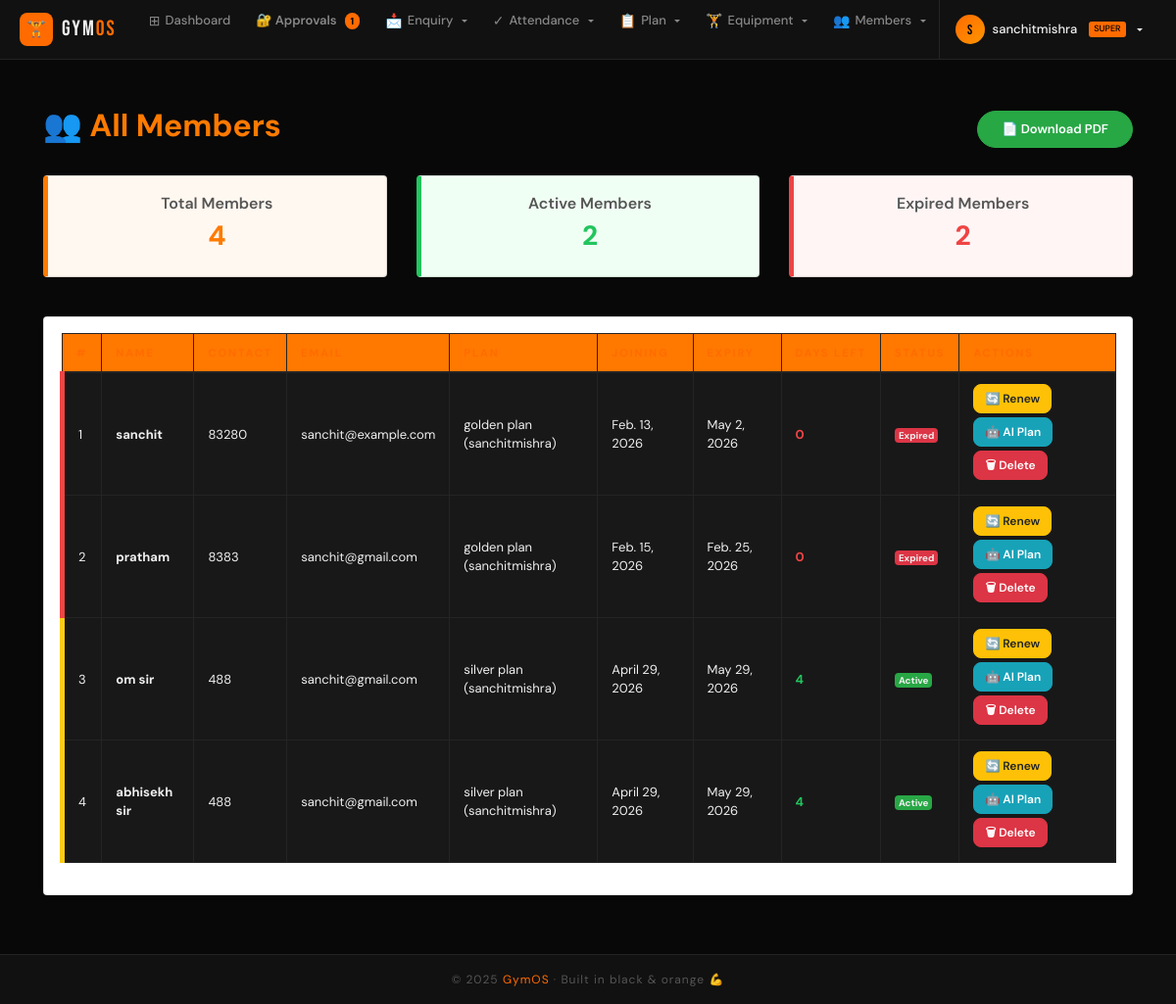
The app's page /view_member/ (signed in) with its own data.
### djangogym1/models.py (models this page shows, shortened)
class Member(models.Model):
    user = models.ForeignKey(User, on_delete=models.CASCADE)
    member_user = models.OneToOneField(
        User, on_delete=models.CASCADE, null=True, blank=True, related_name='member_profile'
    )
    name = models.CharField(max_length=100)
    contact = models.CharField(max_length=15)
    email = models.EmailField()
    age = models.IntegerField(null=True, blank=True)
    gender = models.CharField(max_length=10, null=True, blank=True)
    status = models.CharField(max_length=10, default="Active")
    joining_date = models.DateField(default=timezone.now)
    expiry_date = models.DateField(default=timezone.now)
    plan = models.ForeignKey(Plan, on_delete=models.SET_NULL, null=True, blank=True)
    initial_amount = models.IntegerField(default=0)
    height = models.FloatField(blank=True, null=True)
    weight = models.FloatField(blank=True, null=True)
    goal_weight = models.FloatField(blank=True, null=True)
    activity_level = models.CharField(max_length=20, default="moderate")
    health_issue = models.TextField(blank=True, null=True)
    ai_diet_plan = models.TextField(blank=True, null=True)
    ai_workout_plan = models.TextField(blank=True, null=True)
    profile_image = models.ImageField(upload_to='member_profiles/', null=True, blank=True)
    first_login = models.BooleanField(default=True)
    ROLE_CHOICES = (
    ("ADMIN", "Admin"),
    ("TRAINER", "Trainer"),
    ("MEMBER", "Member"),
)
    role = models.CharField(max_length=10, choices=ROLE_CHOICES, default="MEMBER")
    fitness_goal = models.CharField(max_length=100, blank=True, null=True)
    diet_type = models.CharField(max_length=100, blank=True, null=True)

class Plan(models.Model):
    user = models.ForeignKey(User, on_delete=models.CASCADE, null=True, blank=True, related_name='plans')
    name = models.CharField(max_length=100)
    amount = models.IntegerField()
    duration = models.CharField(max_length=60)
    description = models.TextField(blank=True, null=True)
    def __str__(self):
        owner = self.user.username if self.user else "NoOwner"
        return f"{self.name} ({owner})"

### djangogym1/views.py (the view)
# urls.py: path('view_member/', views.View_Member, name='view_member'),
def View_Member(request):
    if not request.user.is_staff:
        return redirect('login')
    today = date.today()
    members = Member.objects.filter(user=request.user)
    for member in members:
        member.days_left = max((member.expiry_date - today).days, 0)
        member.status = "Expired" if member.expiry_date < today else "Active"
    context = {
        'members': members,
        'active_count': sum(1 for m in members if m.status == "Active"),
        'expired_count': sum(1 for m in members if m.status == "Expired"),
        'total_count': members.count(),
    }
    return render(request, 'view_member.html', context)

### djangogym1/context_processors.py (called while the page is built)
def pending_count(request):
    if request.user.is_authenticated and request.user.is_superuser:
        count = AdminProfile.objects.filter(is_approved=False).count()
        return {'pending_count': count}
    return {'pending_count': 0}

### djangogym1/templates/view_member.html (shortened to what this page needs)
{% extends 'navigationbar.html' %}
{% block body %}
<div class="container-fluid mt-4 px-4">
    <div class="d-flex justify-content-between align-items-center mb-4 flex-wrap">
        <h2 style="color: #ff7a00; font-weight: 700;">👥 All Members</h2>
        <a href="{% url 'download_members_pdf' %}" class="btn btn-success rounded-pill px-4 py-2 fw-bold">
            📄 Download PDF
        </a>
    </div>
    <div class="row mb-4">
        <div class="col-md-4 mb-3">
            <div class="card text-center p-3" style="border-left: 5px solid #ff7a00; background: #fff8f0;">
                <p style="color: #555; font-weight: 600; margin-bottom: 4px;">Total Members</p>
                <h3 style="color: #ff7a00; font-weight: 800;">{{ total_count }}</h3>
            </div>
        </div>
        <div class="col-md-4 mb-3">
            <div class="card text-center p-3" style="border-left: 5px solid #22c55e; background: #f0fff4;">
                <p style="color: #555; font-weight: 600; margin-bottom: 4px;">Active Members</p>
                <h3 style="color: #22c55e; font-weight: 800;">{{ active_count }}</h3>
            </div>
        </div>
        <div class="col-md-4 mb-3">
            <div class="card text-center p-3" style="border-left: 5px solid #ef4444; background: #fff5f5;">
                <p style="color: #555; font-weight: 600; margin-bottom: 4px;">Expired Members</p>
                <h3 style="color: #ef4444; font-weight: 800;">{{ expired_count }}</h3>
            </div>
        </div>
    </div>
    <div class="card p-3 shadow-sm">
        <div class="table-responsive">
            <table id="membersTable" class="table align-middle table-bordered table-hover">
                <thead style="background: #ff7a00; color: white;">
                    <tr>
                        <th>#</th>
                        <th>Name</th>
                        <th>Contact</th>
                        <th>Email</th>
                        <th>Plan</th>
                        <th>Joining</th>
                        <th>Expiry</th>
                        <th>Days Left</th>
                        <th>Status</th>
                        <th>Actions</th>
                    </tr>
                </thead>
                <tbody>
                    {% for member in members %}
                    <tr class="{% if member.status == 'Expired' %}table-danger-custom{% elif member.days_left <= 7 %}table-warning-custom{% endif %}">
                        <td>{{ forloop.counter }}</td>
                        <td><strong>{{ member.name }}</strong></td>
                        <td>{{ member.contact }}</td>
                        <td>{{ member.email }}</td>
                        <td>{{ member.plan }}</td>
                        <td>{{ member.joining_date }}</td>
                        <td>{{ member.expiry_date }}</td>
                        <td>
                            {% if member.status == 'Expired' %}
                                <span style="color: #ef4444; font-weight: 700;">0</span>
                            {% else %}
                                <span style="color: #22c55e; font-weight: 700;">{{ member.days_left }}</span>
                            {% endif %}
                        </td>
                        <td>
                            {% if member.status == 'Expired' %}
                                <span class="badge bg-danger">Expired</span>
                            {% else %}
                                <span class="badge bg-success">Active</span>
                            {% endif %}
                        </td>
                        <td>
                            <a href="{% url 'edit_member' member.id %}" class="btn btn-warning btn-sm mb-1">🔄 Renew</a>
                            <a href="{% url 'generate_ai_plan' member.id %}" class="btn btn-info btn-sm mb-1">🤖 AI Plan</a>
                            <a href="{% url 'delete_member' member.id %}" class="btn btn-danger btn-sm mb-1"
                               onclick="return confirm('Delete {{ member.name }}?')">🗑 Delete</a>
                        </td>
                    </tr>
                    {% empty %}
                    <tr>
                        <td colspan="10" class="text-center text-muted py-4">No members found.</td>
                    </tr>
                    {% endfor %}
                </tbody>
            </table>
        </div>
    </div>
</div>
{% endblock %}

### djangogym1/templates/navigationbar.html (shortened to what this page needs)
<!doctype html>
<html lang="en">
<head>
    {% load static %}
    <link rel="stylesheet" href="https://cdn.jsdelivr.net/npm/bootstrap@4.6.2/dist/css/bootstrap.min.css">
</head>
<body>
<nav class="gymos-nav">
    <div class="nav-inner">
        <a class="nav-brand" href="{% if request.user.is_staff %}{% url 'home' %}{% else %}{% url 'homepage' %}{% endif %}">
            <div class="brand-icon">🏋️</div>
            <div class="brand-text">Gym<span>OS</span></div>
        </a>
        {% if request.user.is_authenticated and request.user.is_staff %}
        <ul class="nav-links">
            <li>
                <a class="nav-link {% if request.path == '/home/' %}active{% endif %}" href="{% url 'home' %}">
                    <span class="nav-icon">⊞</span> Dashboard
                </a>
            </li>
            {% if request.user.is_superuser %}
            <li>
                <a class="nav-link approval-link" href="{% url 'approve_admins' %}">
                    🔐 Approvals
                    {% if pending_count %}<span class="ap-badge-dot">{{ pending_count }}</span>{% endif %}
                </a>
            </li>
            {% endif %}
            <li class="dropdown">
                <a class="nav-link dropdown-toggle" href="#" data-toggle="dropdown"><span class="nav-icon">📩</span> Enquiry</a>
            </li>
            <li class="dropdown">
                <a class="nav-link dropdown-toggle" href="#" data-toggle="dropdown"><span class="nav-icon">✓</span> Attendance</a>
            </li>
            <li class="dropdown">
                <a class="nav-link dropdown-toggle" href="#" data-toggle="dropdown"><span class="nav-icon">📋</span> Plan</a>
            </li>
            <li class="dropdown">
                <a class="nav-link dropdown-toggle" href="#" data-toggle="dropdown"><span class="nav-icon">🏋</span> Equipment</a>
            </li>
            <li class="dropdown">
                <a class="nav-link dropdown-toggle" href="#" data-toggle="dropdown"><span class="nav-icon">👥</span> Members</a>
            </li>
        </ul>
        <div class="nav-user-area">
            <div class="dropdown">
                <button class="user-btn dropdown-toggle" data-toggle="dropdown">
                    <div class="user-avatar">{{ request.user.username|first|upper }}</div>
                    <span class="user-name">{{ request.user.username }}</span>
                    {% if request.user.is_superuser %}<span class="super-pill">SUPER</span>{% endif %}
                </button>
            </div>
        </div>
        {% endif %}
    </div>
</nav>
<div class="page-wrap">
    {% block body %}{% endblock %}
</div>
<footer class="gymos-footer">
    © 2025 <span>GymOS</span> · Built in black & orange 💪
</footer>
</body>
</html>

### djangogym1/templates/view_member.html (style rules this page uses)
.table-danger-custom { border-left: 5px solid #ef4444; }
.table-warning-custom { border-left: 5px solid #facc15; }

### records on screen
Member: name "sanchit", contact "83280", email "sanchit@example.com", plan "golden plan (sanchitmishra)", joining_date "Feb. 13, 2026", expiry_date "May 2, 2026", status "0"
Member: name "pratham", contact "8383", email "sanchit@gmail.com", plan "golden plan (sanchitmishra)", joining_date "Feb. 15, 2026", expiry_date "Feb. 25, 2026", status "0"
Member: name "om sir", contact "488", email "sanchit@gmail.com", plan "silver plan (sanchitmishra)", joining_date "April 29, 2026", expiry_date "May 29, 2026", days_left "4", status "Active"
Member: name "abhisekh sir", contact "488", email "sanchit@gmail.com", plan "silver plan (sanchitmishra)", joining_date "April 29, 2026", expiry_date "May 29, 2026", days_left "4", status "Active"

### other values on screen
{{ pending_count }} "1"
{{ request.user.username|first|upper }} "S"
{{ request.user.username }} "sanchitmishra"
{{ total_count }} "4"
{{ active_count }} "2"
{{ expired_count }} "2"
